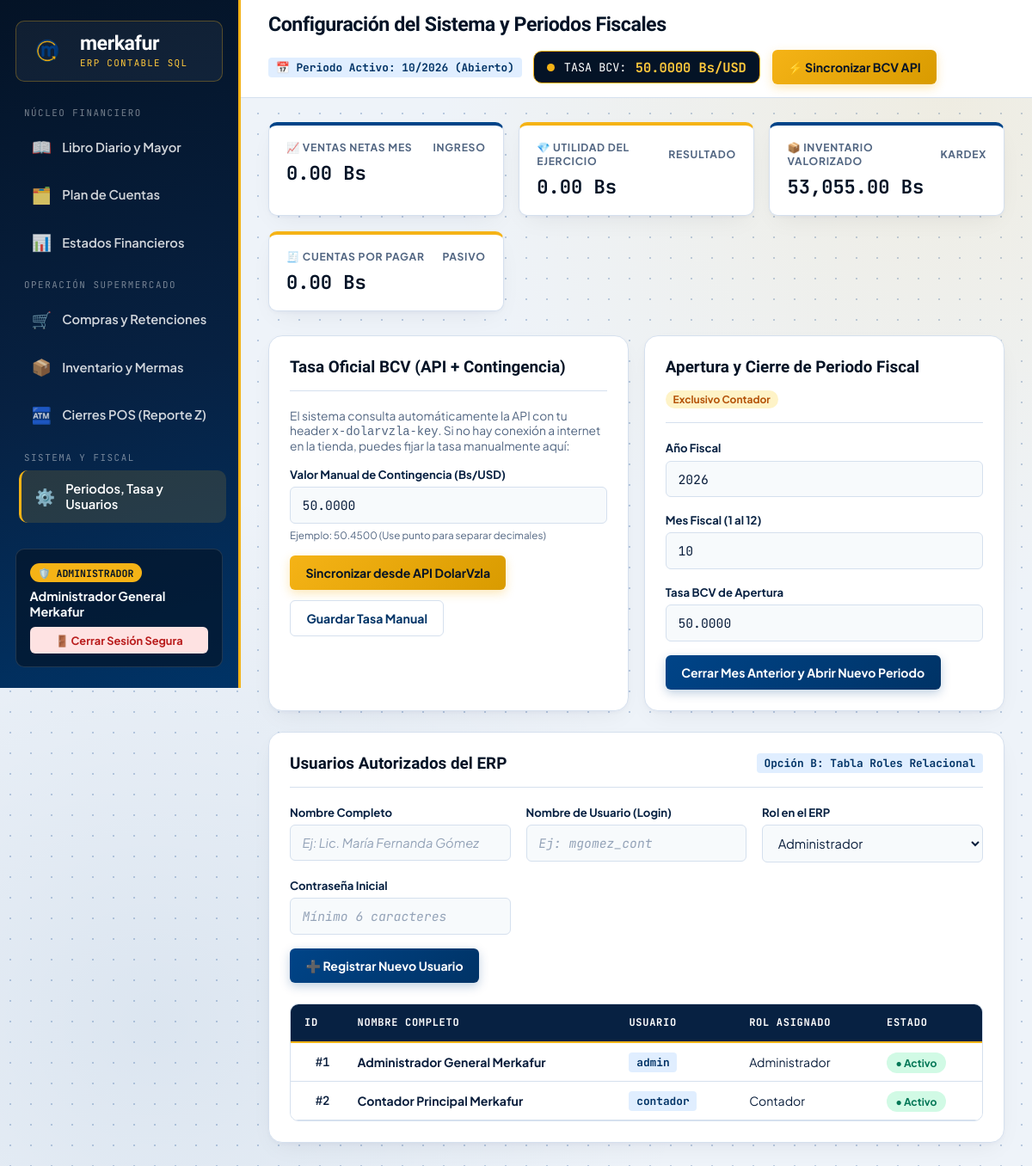
The page /public/auth/configuracion (signed in) on the database its author committed.
### tables this page shows
CREATE TABLE usuarios (
    id_usuario INT AUTO_INCREMENT PRIMARY KEY,
    id_rol INT NOT NULL,
    nombre_completo VARCHAR(100) NOT NULL,
    username VARCHAR(50) NOT NULL UNIQUE,
    password_hash VARCHAR(255) NOT NULL,
    activo TINYINT(1) NOT NULL DEFAULT 1,
    CONSTRAINT fk_usuario_rol FOREIGN KEY (id_rol) REFERENCES roles(id_rol) ON DELETE RESTRICT
);

CREATE TABLE roles (
    id_rol INT AUTO_INCREMENT PRIMARY KEY,
    nombre_rol VARCHAR(50) NOT NULL UNIQUE
);

### app/Controllers/AuthController.php (called while the page is built, shortened)
<?php
class AuthController extends Controller
{
    private AuthModel $authModel;
    public function __construct()
    {
        $this->authModel = new AuthModel();
    }
    public function configuracion(): void
    {
        $this->render('auth/configuracion', [
            'titulo'   => 'Configuración del Sistema y Periodos Fiscales',
            'usuarios' => $this->authModel->listarUsuarios(),
            'roles'    => $this->authModel->listarRoles(),
            'periodos' => $this->authModel->listarPeriodos()
        ]);
    }
}

### core/Router.php (called while the page is built, shortened)
<?php
class Router
{
    private string $controller = 'ContabilidadController';
    private string $method     = 'index';
    public function dispatch(): void
    {
        $url = $this->parseUrl();
        if (!empty($url[0])) {
            $formattedName = str_replace(' ', '', ucwords(str_replace(['-', '_'], ' ', strtolower($url[0]))));
            $candidateController = $formattedName . 'Controller';
            if (file_exists(__DIR__ . '/../app/Controllers/' . $candidateController . '.php')) {
                $this->controller = $candidateController;
                unset($url[0]);
            } else {
                $this->abort(404, "El módulo solicitado ({$candidateController}) no existe.");
            }
        }
        $controllerObject = new $this->controller();
        if (isset($url[1])) {
            if (method_exists($controllerObject, $url[1])) {
                $this->method = $url[1];
                unset($url[1]);
            } else {
                $this->abort(404, "La acción solicitada ({$url[1]}) no existe en {$this->controller}.");
            }
        }
        $this->params = $url ? array_values($url) : [];
        call_user_func_array([$controllerObject, $this->method], $this->params);
    }
    private function parseUrl(): array
    {
        if (isset($_GET['url'])) {
            return explode('/', filter_var(rtrim($_GET['url'], '/'), FILTER_SANITIZE_URL));
        }
        return [];
    }
}

### public/index.php (called while the page is built, shortened)
<?php
require_once __DIR__ . '/../core/Database.php';
require_once __DIR__ . '/../core/MotorContable.php';
require_once __DIR__ . '/../core/Router.php';
spl_autoload_register(function ($className) {
    $directories = [
        __DIR__ . '/../app/Controllers/',
        __DIR__ . '/../app/Models/'
    ];
    foreach ($directories as $dir) {
        $file = $dir . $className . '.php';
        if (file_exists($file)) {
            return;
        }
    }
});
$router = new Router();
$router->dispatch();

### core/Database.php (called while the page is built, shortened)
<?php
class Database
{
    private static ?PDO $instance = null;
    public static function getConnection(): PDO
    {
        if (self::$instance === null) {
            $dsn = "mysql:host=" . DB_HOST . ";dbname=" . DB_NAME . ";charset=" . DB_CHARSET;
            $options = [
                PDO::ATTR_ERRMODE            => PDO::ERRMODE_EXCEPTION,
                PDO::ATTR_DEFAULT_FETCH_MODE => PDO::FETCH_ASSOC,
                PDO::ATTR_EMULATE_PREPARES   => false,
            ];
            try {
                self::$instance = new PDO($dsn, DB_USER, DB_PASS, $options);
            } catch (PDOException $e) {
                die("Error crítico de conexión a la Base de Datos de Merkafur: " . $e->getMessage());
            }
        }
        return self::$instance;
    }
}

### app/Models/ContabilidadModel.php (called while the page is built, shortened)
<?php
class ContabilidadModel
{
    private PDO $db;
    public function __construct()
    {
        $this->db = Database::getConnection();
    }
    public function obtenerBalanceComprobacion(?string $fechaFin = null): array
    {
        $fechaCorte = $fechaFin ?: date('Y-m-d');
        $sql = "SELECT
                    c.id_cuenta,
                    c.codigo_cuenta,
                    c.nombre_cuenta,
                    c.tipo_cuenta,
                    c.naturaleza,
                    COALESCE(SUM(CASE WHEN a.estado = 'Mayorizado' AND a.fecha_asiento <= :corte1 THEN d.debe_bs ELSE 0 END), 0) AS suma_debe,
                    COALESCE(SUM(CASE WHEN a.estado = 'Mayorizado' AND a.fecha_asiento <= :corte2 THEN d.haber_bs ELSE 0 END), 0) AS suma_haber
                FROM plan_cuentas c
                LEFT JOIN detalles_asiento d ON c.id_cuenta = d.id_cuenta
                LEFT JOIN asientos_contables a ON d.id_asiento = a.id_asiento
                WHERE c.acepta_movimientos = 1
                GROUP BY c.id_cuenta, c.codigo_cuenta, c.nombre_cuenta, c.tipo_cuenta, c.naturaleza
                HAVING suma_debe > 0 OR suma_haber > 0
                ORDER BY c.codigo_cuenta ASC";
        $stmt = $this->db->prepare($sql);
        $stmt->execute([':corte1' => $fechaCorte, ':corte2' => $fechaCorte]);
        $filas = $stmt->fetchAll();
        return $filas;
    }
    public function obtenerEstadosFinancieros(?string $fechaFin = null): array
    {
        $cuentasConSaldo = $this->obtenerBalanceComprobacion($fechaFin);
        $ingresos   = [];
        $costos     = [];
        $gastos     = [];
        $activos    = [];
        $pasivos    = [];
        $patrimonio = [];
        $totalIngresos   = 0.00;
        $totalCostos     = 0.00;
        $totalGastos     = 0.00;
        $totalActivos    = 0.00;
        $totalPasivos    = 0.00;
        $totalPatrimonio = 0.00;
        $utilidadBruta         = round($totalIngresos - $totalCostos, 2);
        $utilidadNetaEjercicio = round($utilidadBruta - $totalGastos, 2);
        $totalPasivoMasPatrimonio = round($totalPasivos + $totalPatrimonio + $utilidadNetaEjercicio, 2);
        return [
            'estado_resultados' => [
                'ingresos'       => $ingresos,
                'costos'         => $costos,
                'gastos'         => $gastos,
                'total_ingresos' => $totalIngresos,
                'total_costos'   => $totalCostos,
                'utilidad_bruta' => $utilidadBruta,
                'total_gastos'   => $totalGastos,
                'utilidad_neta'  => $utilidadNetaEjercicio
            ],
            'balance_general' => [
                'activos'                  => $activos,
                'pasivos'                  => $pasivos,
                'patrimonio'               => $patrimonio,
                'total_activos'            => $totalActivos,
                'total_pasivos'            => $totalPasivos,
                'total_patrimonio'         => $totalPatrimonio,
                'resultado_ejercicio'      => $utilidadNetaEjercicio,
                'total_pasivo_patrimonio'  => $totalPasivoMasPatrimonio,
                'ecuacion_cuadrada'        => abs($totalActivos - $totalPasivoMasPatrimonio) < 0.01
            ]
        ];
    }
    public function obtenerResumenEjecutivo(): array
    {
        $motor = new MotorContable();
        $periodo = $motor->obtenerPeriodoAbierto();
        $eeff = $this->obtenerEstadosFinancieros();
        $cxpPendiente = (float) $this->db->query(
            "SELECT COALESCE(SUM(saldo_pendiente_bs), 0) FROM facturas_compra WHERE estado_pago = 'Pendiente'"
        )->fetchColumn();
        $valorInventario = (float) $this->db->query(
            "SELECT COALESCE(SUM(stock_actual * costo_promedio_bs), 0) FROM productos"
        )->fetchColumn();
        return [
            'periodo'          => $periodo,
            'ventas_netas_bs'  => $eeff['estado_resultados']['total_ingresos'],
            'utilidad_neta_bs' => $eeff['estado_resultados']['utilidad_neta'],
            'cxp_pendiente_bs' => round($cxpPendiente, 2),
            'inventario_bs'    => round($valorInventario, 2)
        ];
    }
}

### core/MotorContable.php (called while the page is built, shortened)
<?php
class MotorContable
{
    private PDO $db;
    public function __construct()
    {
        $this->db = Database::getConnection();
    }
    public function obtenerPeriodoAbierto(): array
    {
        $stmt = $this->db->query(
            "SELECT id_periodo, anio_fiscal, mes_fiscal, tasa_bcv_vigente, estado
             FROM periodos_contables
             WHERE estado = 'Abierto'
             ORDER BY anio_fiscal DESC, mes_fiscal DESC
             LIMIT 1"
        );
        $periodo = $stmt->fetch();
        return $periodo;
    }
}

### app/Models/AuthModel.php (called while the page is built, shortened)
<?php
class AuthModel
{
    private PDO $db;
    public function __construct()
    {
        $this->db = Database::getConnection();
    }
    public function listarUsuarios(): array
    {
        $sql = "SELECT u.id_usuario, u.nombre_completo, u.username, u.activo, r.id_rol, r.nombre_rol
                FROM usuarios u
                INNER JOIN roles r ON u.id_rol = r.id_rol
                ORDER BY u.id_usuario ASC";
        return $this->db->query($sql)->fetchAll();
    }
    public function listarRoles(): array
    {
        return $this->db->query("SELECT id_rol, nombre_rol FROM roles ORDER BY id_rol ASC")->fetchAll();
    }
}

### app/Views/auth/configuracion.php (the view, shortened to what this page needs)
<div class="form-grid reveal stagger-2">
    <div class="mk-panel">
        <div class="mk-panel-header">
            <div class="mk-panel-title">Tasa Oficial BCV (API + Contingencia)</div>
        </div>
        <p style="font-size:0.86rem; color:var(--mk-text-muted); margin-bottom:1rem;">
            El sistema consulta automáticamente la API con tu header <code>x-dolarvzla-key</code>.
            Si no hay conexión a internet en la tienda, puedes fijar la tasa manualmente aquí:
        </p>
        <form onsubmit="event.preventDefault(); enviarFormularioAjax(this, '<?= BASE_URL ?>auth/actualizarTasa');">
            <div class="form-group" style="margin-bottom:1rem;">
                <label>Valor Manual de Contingencia (Bs/USD)</label>
                <input type="number" step="0.0001" name="tasa_bcv" class="mk-input mono"
                       placeholder="Ej: 50.2500" value="<?= number_format($tasaActual, 4, '.', '') ?>" required>
                <span class="helper-hint">Ejemplo: 50.4500 (Use punto para separar decimales)</span>
            </div>
            <div style="display:flex; gap:0.75rem; flex-wrap:wrap;">
                <button type="button" class="btn btn-gold" onclick="sincronizarTasaBcvApi('<?= BASE_URL ?>auth/actualizarTasa')">
                    Sincronizar desde API DolarVzla
                </button>
                <button type="submit" class="btn btn-outline">
                    Guardar Tasa Manual
                </button>
            </div>
        </form>
    </div>
    <div class="mk-panel">
        <div class="mk-panel-header">
            <div class="mk-panel-title">Apertura y Cierre de Periodo Fiscal</div>
            <span class="badge-acreedora">Exclusivo Contador</span>
        </div>
        <form onsubmit="event.preventDefault(); enviarFormularioAjax(this, '<?= BASE_URL ?>auth/cambiarPeriodo');">
            <div class="form-grid" style="margin-bottom:1rem;">
                <div class="form-group">
                    <label>Año Fiscal</label>
                    <input type="number" name="anio_fiscal" class="mk-input mono" placeholder="Ej: 2026" value="<?= date('Y') ?>" required>
                </div>
                <div class="form-group">
                    <label>Mes Fiscal (1 al 12)</label>
                    <input type="number" min="1" max="12" name="mes_fiscal" class="mk-input mono" placeholder="Ej: 11" value="<?= date('n') ?>" required>
                </div>
                <div class="form-group">
                    <label>Tasa BCV de Apertura</label>
                    <input type="number" step="0.0001" name="tasa_bcv" class="mk-input mono" placeholder="Ej: 50.0000" value="<?= number_format($tasaActual, 4, '.', '') ?>" required>
                </div>
            </div>
            <button type="submit" class="btn btn-primary">
                Cerrar Mes Anterior y Abrir Nuevo Periodo
            </button>
        </form>
    </div>
</div>
<div class="mk-panel reveal stagger-3">
    <div class="mk-panel-header">
        <div class="mk-panel-title">Usuarios Autorizados del ERP</div>
        <span class="code-badge">Opción B: Tabla Roles Relacional</span>
    </div>
    <form onsubmit="event.preventDefault(); enviarFormularioAjax(this, '<?= BASE_URL ?>auth/guardarUsuario');" style="margin-bottom:1.5rem;">
        <div class="form-grid">
            <div class="form-group">
                <label>Nombre Completo</label>
                <input type="text" name="nombre_completo" class="mk-input" placeholder="Ej: Lic. María Fernanda Gómez" required>
            </div>
            <div class="form-group">
                <label>Nombre de Usuario (Login)</label>
                <input type="text" name="username" class="mk-input mono" placeholder="Ej: mgomez_cont" required>
            </div>
            <div class="form-group">
                <label>Rol en el ERP</label>
                <select name="id_rol" class="mk-select" required>
                    <?php foreach ($roles as $r): ?>
                        <option value="<?= $r['id_rol'] ?>"><?= htmlspecialchars($r['nombre_rol']) ?></option>
                    <?php endforeach; ?>
                </select>
            </div>
            <div class="form-group">
                <label>Contraseña Inicial</label>
                <input type="password" name="password" class="mk-input mono" placeholder="Mínimo 6 caracteres" required>
            </div>
        </div>
        <div style="margin-top:1rem;">
            <button type="submit" class="btn btn-primary">➕ Registrar Nuevo Usuario</button>
        </div>
    </form>
    <div class="table-responsive">
        <table class="mk-table">
            <thead>
                <tr>
                    <th>ID</th>
                    <th>Nombre Completo</th>
                    <th>Usuario</th>
                    <th>Rol Asignado</th>
                    <th>Estado</th>
                </tr>
            </thead>
            <tbody>
                <?php foreach ($usuarios as $u): ?>
                <tr>
                    <td class="num-col">#<?= $u['id_usuario'] ?></td>
                    <td><strong><?= htmlspecialchars($u['nombre_completo']) ?></strong></td>
                    <td><span class="code-badge"><?= htmlspecialchars($u['username']) ?></span></td>
                    <td><?= htmlspecialchars($u['nombre_rol']) ?></td>
                    <td>
                        <span class="<?= $u['activo'] ? 'badge-ok' : 'badge-err' ?>">
                            <?= $u['activo'] ? '● Activo' : '○ Inactivo' ?>
                        </span>
                    </td>
                </tr>
                <?php endforeach; ?>
            </tbody>
        </table>
    </div>
</div>

### rows shown on the page
usuarios: id_usuario "1", nombre_completo "Administrador General Merkafur", username "admin", id_rol.nombre_rol "Administrador", activo "● Activo"
usuarios: id_usuario "2", nombre_completo "Contador Principal Merkafur", username "contador", id_rol.nombre_rol "Contador", activo "● Activo"

### other values the page prints
$rolUsuario "ADMINISTRADOR"
$_SESSION['usuario_nombre'] "Administrador General Merkafur"
$titulo "Configuración del Sistema y Periodos Fiscales"
$periodoActivo['mes_fiscal'] "10"
$periodoActivo['anio_fiscal'] "2026"
$periodoActivo['estado'] "Abierto"
$tasaActual "50.0000"
$resumen['ventas_netas_bs'] "0.00"
$resumen['utilidad_neta_bs'] "0.00"
$resumen['inventario_bs'] "53,055.00"
$resumen['cxp_pendiente_bs'] "0.00"
form field id_rol "Administrador"
